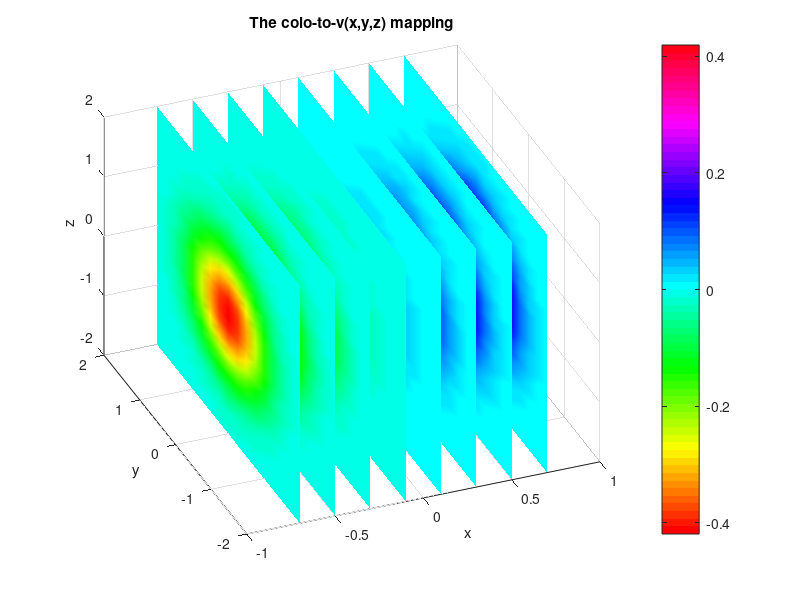

Write MATLAB code to recreate this figure. (Note: this script raises an error after producing the figure.)
[x,y,z]=meshgrid(-2:0.2:2, -2:0.25:2, -2:0.16:2);
v=x.*exp(-x.^2-y.^2-z.^2);
xs=-0.7:0.2:0.7; ys=[]; zs=[];
slice(x,y,z,v,xs,ys,zs)
colorbar
shading interp
colormap hsv
xlabel('x'), ylabel('y'), zlabel('z')
title('The colo-to-v(x,y,z) mapping')
view([-22, 39])
alpha(1)
